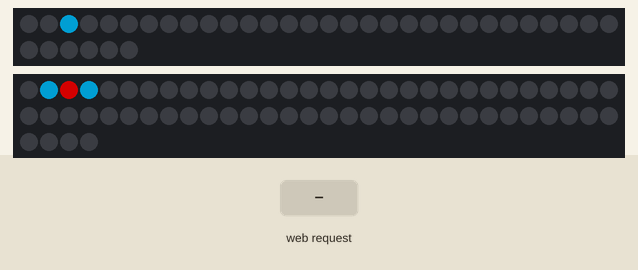
Bench run of a sketch on a simulated ESP8266 (NodeMCU). Parts: 36 RGB LEDs in strip order, left to right, continuing on the next row, 64 RGB LEDs in strip order, left to right, continuing on the next row. The test bench sets the inputs (shaded band). Dim RGB values are drawn brighter than linear; WiFi joins after 1.5 s; servers stay silent unless stated; the strip is taken to match the declared colour order; EEPROM starts erased; what the sketch prints to the serial monitor is not drawn.

Above: at 6.8 s.
6.9 s: HTTP request GET /connect received
9.9 s: HTTP request GET / received
11.4 s: HTTP request GET /connect?ssid=1 received
14.4 s: HTTP request GET /connect?ssid=0 received
Timing chart, 0 to 17.4 s (numbered marks = the images above; inputs shaded):
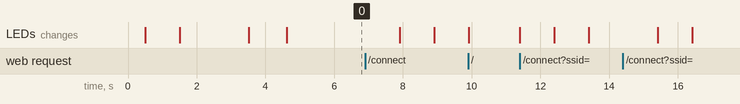

The sketch:

esp8266-neon.ino
```cpp
#include <EEPROM.h>
#include <ESP8266WiFi.h>
#include <ESP8266WebServer.h>
#include <Adafruit_NeoPixel.h>

#define AP_SSID "ESP8266_CUBE"
#define AP_PASS "12345678"
#define MAX_LENGTH 21
#define PIXEL_INTEVAL 1000

Adafruit_NeoPixel neon = Adafruit_NeoPixel(36, D2, NEO_RGB + NEO_KHZ800);
Adafruit_NeoPixel neon2 = Adafruit_NeoPixel(64, D1, NEO_RGB + NEO_KHZ800);
uint32_t black = neon.ColorHSV(0, 0, 0);
uint32_t red = neon.ColorHSV(0, 255, 127);
uint32_t cyan = neon.ColorHSV(35535, 255, 127);

char sta_ssid[MAX_LENGTH];
char sta_pass[MAX_LENGTH];
int addr = 0;

ESP8266WebServer server(80);

bool restoreStaData() {
  for (int i = 0; i < MAX_LENGTH && EEPROM.read(addr + i) != '\0'; i++) {
    sta_ssid[i] = EEPROM.read(addr + i);
  }
  for (int j = 0; j < MAX_LENGTH && EEPROM.read(addr + 24 + j) != '\0'; j++) {
    sta_pass[j] = EEPROM.read(addr + 24 + j);
  }

  if (strlen(sta_ssid) > 4 && strlen(sta_pass) > 4) {
    Serial.println("=========================");
    Serial.print("WiFi: `");
    Serial.print(sta_ssid);
    Serial.print("`. Password: `");
    Serial.print(sta_pass);
    Serial.println("`.");
    Serial.println("=========================");

    return true;
  } else {
    return false;
  }
}

void saveStaData(String param_ssid, String param_pass) {
  const char *ssid = param_ssid.c_str();
  const char *pass = param_pass.c_str();
  int i;
  int j;

  for (i = 0; i < strlen(ssid); i++) {
    EEPROM.write(addr + i, ssid[i]);
    sta_ssid[i] = ssid[i];
  }
  EEPROM.write(addr + i, '\0');
  sta_ssid[i] = '\0';

  for (j = 0; j < strlen(pass); j++) {
    EEPROM.write(addr + 24 + j, pass[j]);
    sta_pass[j] = pass[j];
  }
  EEPROM.write(addr + 24 + j, '\0');
  sta_pass[j] = '\0';

  EEPROM.commit();
}

void handleRoot() {
  String content = "<!DOCTYPE HTML>";
  content += "<h1>ESP8266 AP and Web Server</h1>";
  content += "<p>Enter the credentials of the Wi-Fi network you want to connect to:</p>";
  content += "<form method='POST' action='/connect'>";
  content += "<label for='ssid'>SSID:</label><input type='text' id='ssid' name='ssid' maxlength='20'><br>";
  content += "<label for='pass'>Password:</label><input type='text' id='pass' name='pass' maxlength='20'><br>";
  content += "<input type='submit' value='Connect'>";
  content += "</form>";
  server.send(200, "text/html", content);

  neon.setPixelColor(1, cyan);
  neon.show();
  delay(PIXEL_INTEVAL);
}

void handleConnect() {
  String param_ssid = server.arg("ssid");
  String param_pass = server.arg("pass");
  saveStaData(param_ssid, param_pass);

  server.send(200, "text/html", "<h1>ESP8266 AP and Web Server</h1><p>Connecting to " + param_ssid + "...</p>");

  // Disconnect from the AP mode
  WiFi.softAPdisconnect(true);
  neon.setPixelColor(1, black);
  neon.show();
  delay(PIXEL_INTEVAL);

  // Connect to the STA mode
  startSTA(3);
}

void startAP() {
  WiFi.mode(WIFI_AP);
  WiFi.softAP(AP_SSID, AP_PASS);
  neon.setPixelColor(1, red);
  neon.show();
  delay(PIXEL_INTEVAL);

  // Print the IP address
  Serial.println("Please visit: http://" + WiFi.softAPIP().toString());
}

void startSTA(int retry) {
  int wait = 5;
  WiFi.begin(sta_ssid, sta_pass);
  neon.setPixelColor(2, red);
  neon.show();
  delay(PIXEL_INTEVAL);

  // Wait for the connection
  while (wait > 0 && WiFi.status() != WL_CONNECTED) {
    wait--;
    delay(1000);
  }

  if (wait > 0) {
    Serial.print("Connected to ");
    Serial.print(sta_ssid);
    Serial.println(". Please visit: http://" + WiFi.localIP().toString());
    neon.setPixelColor(2, cyan);
    neon.show();
    delay(PIXEL_INTEVAL);
  } else {
    Serial.print("Fail to connect WiFi AP ");
    Serial.println(sta_ssid);
    if (retry > 0) {
      startSTA(retry - 1);
    } else {
      WiFi.disconnect(true);
      neon.setPixelColor(2, black);
      neon.show();
      delay(PIXEL_INTEVAL);
      // Restart as an AP
      startAP();
    }
  }
}

void startService() {
  server.on("/", handleRoot);
  server.on("/connect", handleConnect);
  server.begin();
  delay(100);

  neon.setPixelColor(0, black);
  neon.show();
  neon2.setPixelColor(0, black);
  neon2.setPixelColor(1, cyan);
  neon2.setPixelColor(2, red);
  neon2.setPixelColor(3, cyan);
  neon2.show();
  delay(PIXEL_INTEVAL);
}

void setup() {
  Serial.begin(115200);
  EEPROM.begin(512);
  neon.begin();
  neon2.begin();
  delay(500);

  neon.setPixelColor(0, red);
  neon.show();
  neon2.setPixelColor(0, red);
  neon2.show();
  delay(PIXEL_INTEVAL);

  if (restoreStaData()) {
    startSTA(3); // Set the ESP8266 as a station
  } else {
    startAP(); // Set the ESP8266 as an access point
  }
  startService();
}

void loop() {
  server.handleClient();
}
```
